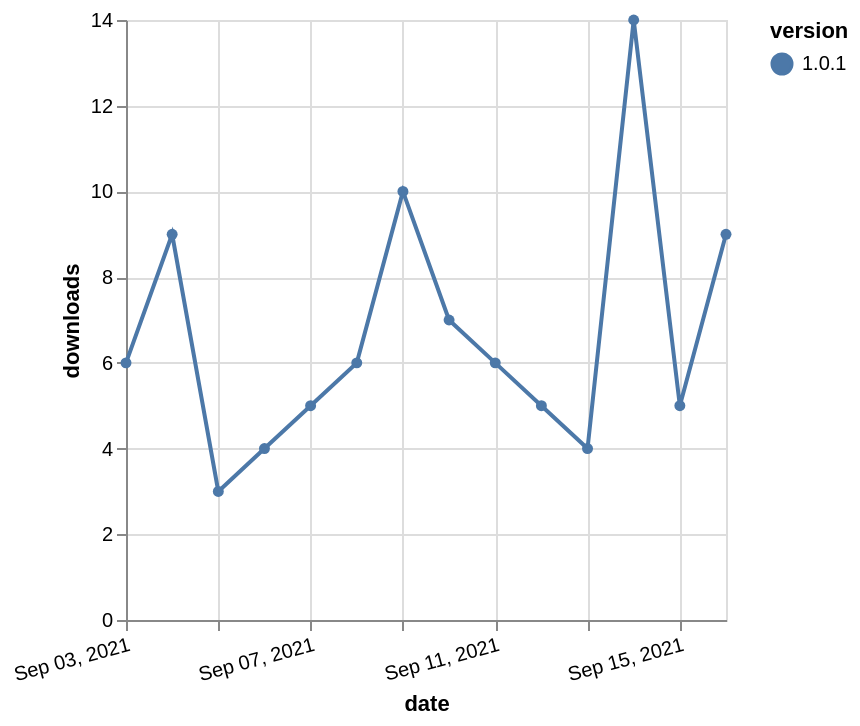

Write the Vega-Lite specification saved for this chart.
### Vega-Lite specification from a JSON file in a GitHub repository (floating-point values rounded to 4 significant figures)
{"$schema": "https://vega.github.io/schema/vega-lite/v5.json", "description": "A simple bar chart with embedded data.", "data": {"values": [{"date": "2021-09-03", "total": 2978, "delta": 6, "version": "1.0.1"}, {"date": "2021-09-04", "total": 2987, "delta": 9, "version": "1.0.1"}, {"date": "2021-09-05", "total": 2990, "delta": 3, "version": "1.0.1"}, {"date": "2021-09-06", "total": 2994, "delta": 4, "version": "1.0.1"}, {"date": "2021-09-07", "total": 2999, "delta": 5, "version": "1.0.1"}, {"date": "2021-09-08", "total": 3005, "delta": 6, "version": "1.0.1"}, {"date": "2021-09-09", "total": 3015, "delta": 10, "version": "1.0.1"}, {"date": "2021-09-10", "total": 3022, "delta": 7, "version": "1.0.1"}, {"date": "2021-09-11", "total": 3028, "delta": 6, "version": "1.0.1"}, {"date": "2021-09-12", "total": 3033, "delta": 5, "version": "1.0.1"}, {"date": "2021-09-13", "total": 3037, "delta": 4, "version": "1.0.1"}, {"date": "2021-09-14", "total": 3051, "delta": 14, "version": "1.0.1"}, {"date": "2021-09-15", "total": 3056, "delta": 5, "version": "1.0.1"}, {"date": "2021-09-16", "total": 3065, "delta": 9, "version": "1.0.1"}]}, "width": "container", "mark": {"type": "line", "point": {"filled": true}}, "encoding": {"x": {"field": "date", "type": "temporal", "timeUnit": "yearmonthdate", "title": "date", "axis": {"labelAngle": -15}}, "y": {"field": "delta", "type": "quantitative", "title": "downloads"}, "color": {"field": "version", "type": "nominal"}, "tooltip": {"field": "delta"}}}
